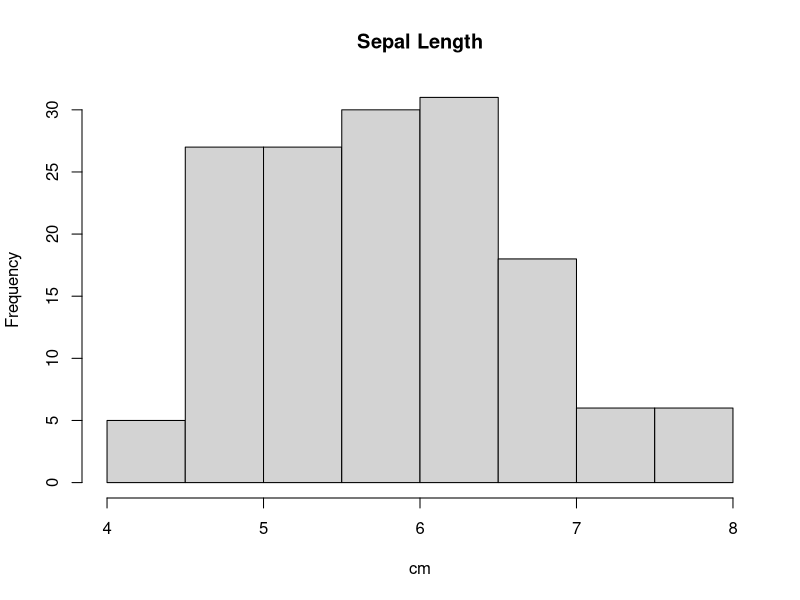
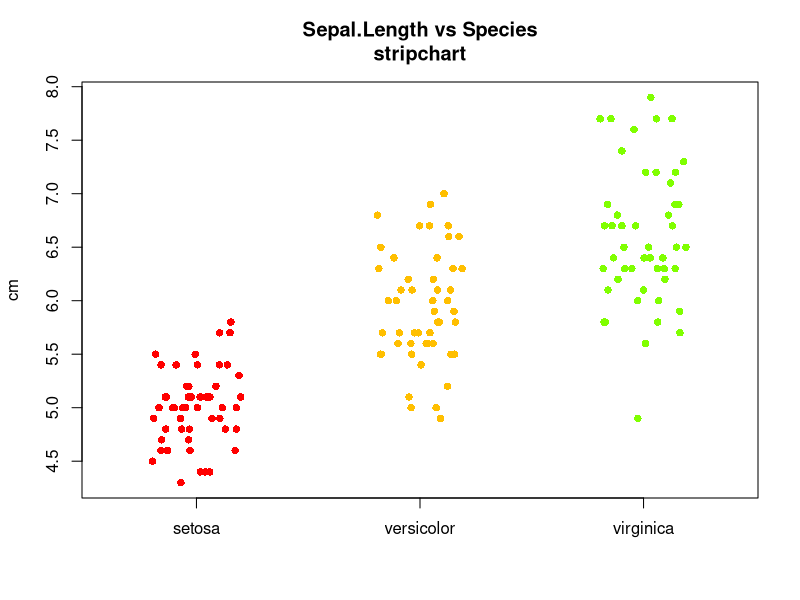
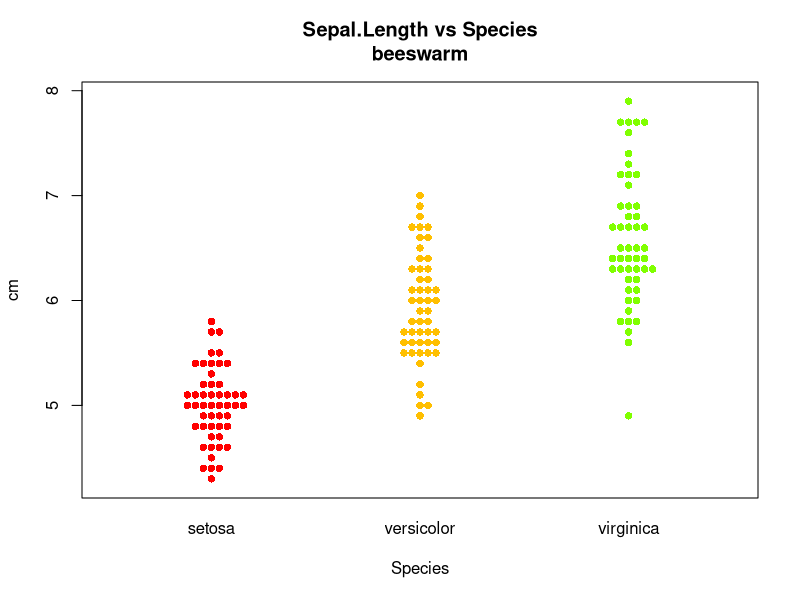
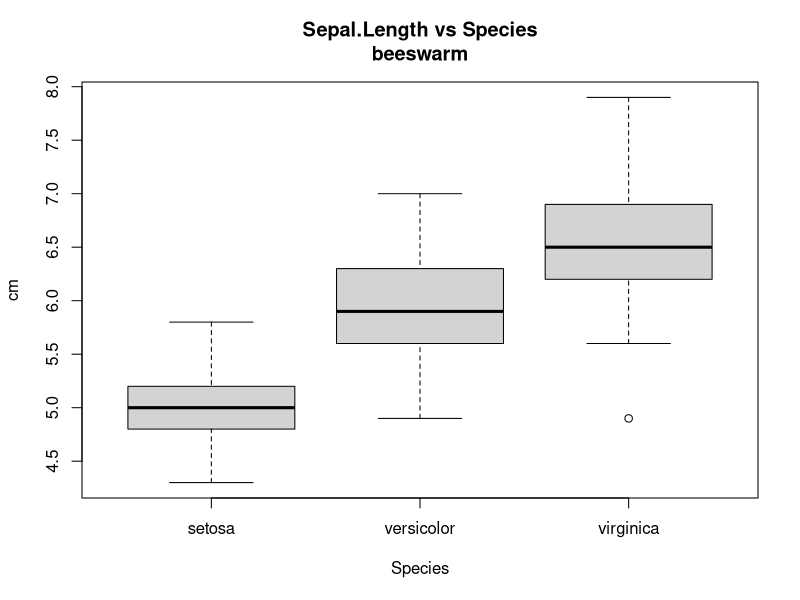
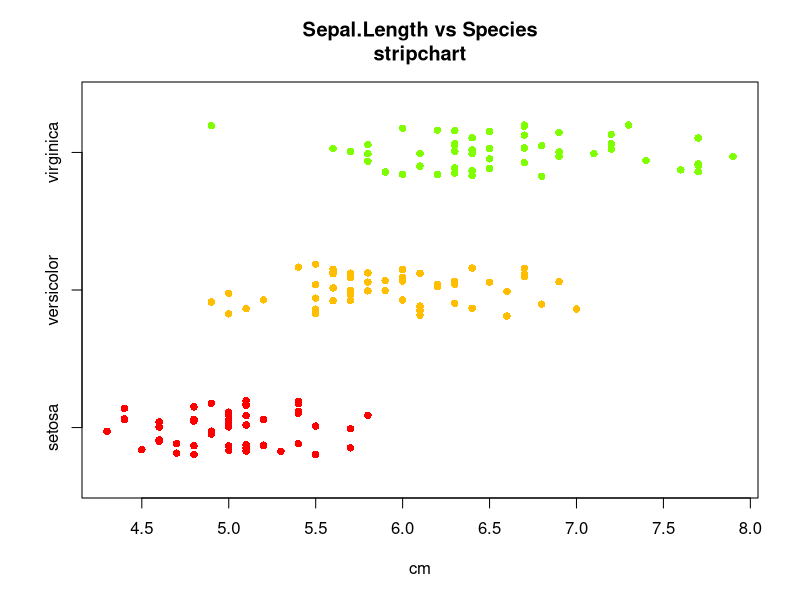
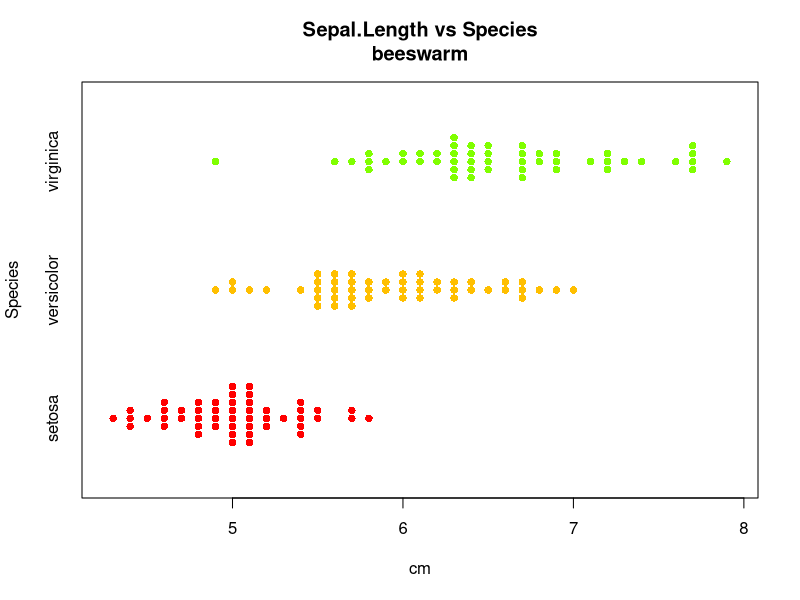
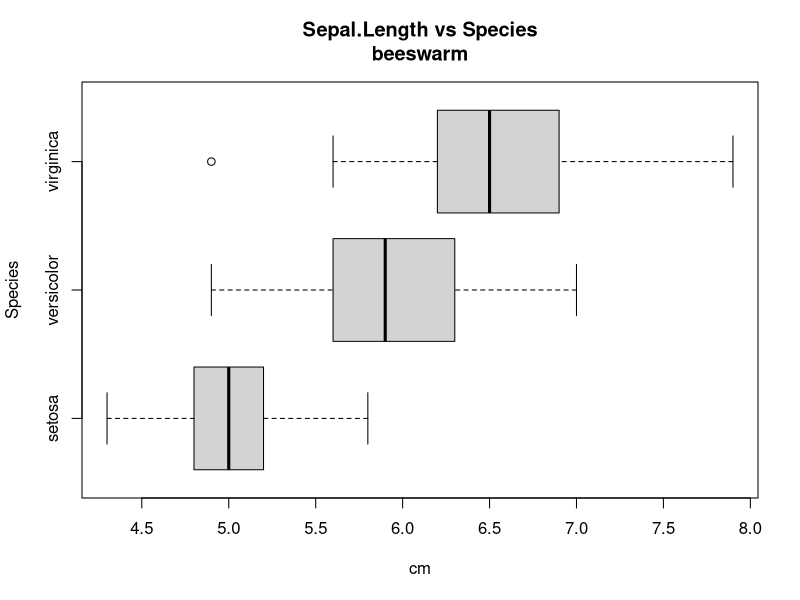
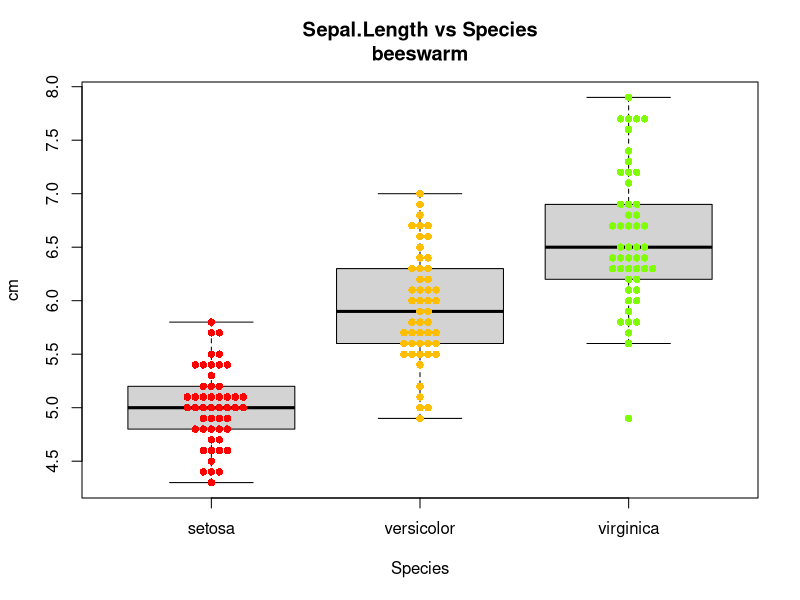

The R script that drew these images, in order:
## ---- chunk 1
knitr::opts_chunk$set(echo = TRUE)
rm(list = ls())

if(!require(datasets)) install.packages("datasets",repos = "http://cran.us.r-project.org")
if(!require(beeswarm)) install.packages("beeswarm",repos = "http://cran.us.r-project.org")

## ---- chunk 2
library(datasets)

dim(iris)
str(iris)

head(iris, 1)
tail(iris, 1)

summary(iris)

hist(iris$Sepal.Length, main = 'Sepal Length', xlab = 'cm')

library(beeswarm)
vertical = TRUE
stripchart(data = iris, Sepal.Length ~ Species, vertical = vertical, method = 'jitter', jitter = 0.2, cex = 1, pch = 16, col = rainbow(8), main = 'Sepal.Length vs Species\nstripchart', ylab = 'cm')
beeswarm(Sepal.Length ~ Species, data = iris, vertical = vertical, pch = 16, col = rainbow(8), main = 'Sepal.Length vs Species\nbeeswarm', ylab = 'cm')
boxplot(data = iris, Sepal.Length ~ Species, horizontal = !(vertical), main = 'Sepal.Length vs Species\nbeeswarm', ylab = 'cm')

vertical = FALSE
stripchart(data = iris, Sepal.Length ~ Species, vertical = vertical, method = 'jitter', jitter = 0.2, cex = 1, pch = 16, col = rainbow(8), main = 'Sepal.Length vs Species\nstripchart', xlab = 'cm')
beeswarm(Sepal.Length ~ Species, data = iris, vertical = vertical, pch = 16, col = rainbow(8), main = 'Sepal.Length vs Species\nbeeswarm', xlab = 'cm')
boxplot(data = iris, Sepal.Length ~ Species, horizontal = !(vertical), main = 'Sepal.Length vs Species\nbeeswarm', xlab = 'cm')

## ---- chunk 3
vertical = TRUE
boxplot(data = iris, Sepal.Length ~ Species, horizontal = !(vertical), main = 'Sepal.Length vs Species\nbeeswarm', ylab = 'cm', outline = FALSE)
beeswarm(Sepal.Length ~ Species, data = iris, vertical = vertical, pch = 16, col = rainbow(8), main = 'Sepal.Length vs Species\nbeeswarm', ylab = 'cm', add = TRUE)

## ---- chunk 4
vertical = FALSE
boxplot(data = iris, Sepal.Length ~ Species, horizontal = !(vertical), main = 'Sepal.Length vs Species\nbeeswarm', ylab = 'cm', outline = FALSE)
beeswarm(Sepal.Length ~ Species, data = iris, vertical = vertical, pch = 16, col = rainbow(8), main = 'Sepal.Length vs Species\nbeeswarm', ylab = 'cm', add = TRUE)

